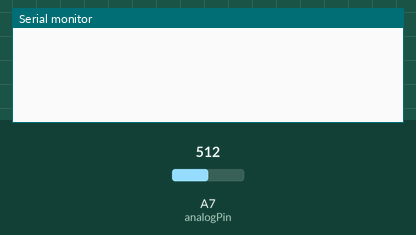
Bench run of a sketch on a simulated Arduino Nano, built with avr-gcc and run on an emulated ATmega328P. Shown: the last lines printed to the serial monitor. The test bench sets the inputs (shaded band); at power-on: A7 (analogPin) = 512.

Above: at 1.3 s.
1.4 s: A7 (analogPin) set to 716
At 5.5 s:
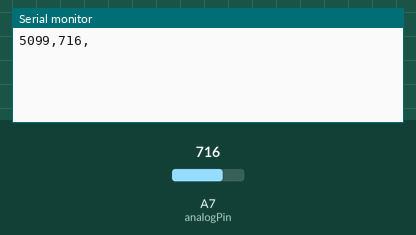
11.6 s: A7 (analogPin) set to 900
At 15.5 s:
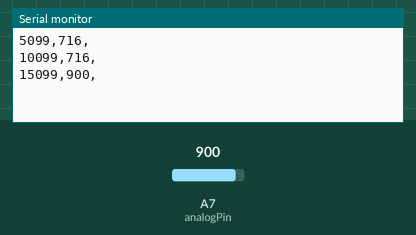
Timing chart, 0 to 17.0 s (numbered marks = the images above; inputs shaded):
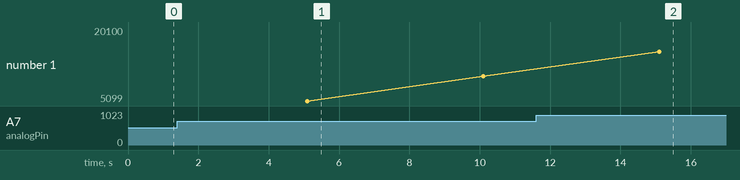

The sketch:

Timer_Pulse_Read.ino
```cpp
//Written partially by Kevin O'Brien with heavy lifting from https://github.com/khoih-prog/TimerInterrupt_Generic/tree/main/examples/NANO33BLE

//Intended for use on an nRF52-based Arduino Nano-33-BLE board
#define TIMER_INTERRRUPT_DEBUG 0
#define _TIMERINTERRUPT_LOGLEVEL_0

//Not a standard package but available in the Arduino IDE through the built-in installer.
#include "TimerInterrupt_Generic.h"

#define TIMER0_INTERVAL_MS 5 //5ms period = 200Hz sample rate
//Is toggled by timer and main loop
volatile bool reset0 = false;

static uint32_t last_millis = 0;

// Init NRF52 timer NRF_TIMER3
NRF52_MBED_Timer ITimer0(NRF_TIMER_3);

//Sets reset0 to false in the timer function to maintain consistent timing
void TimerHandler0()
{
  reset0 = true;
}

//Pulse sensor amped sense pin on Analog Pin 7
int analogPin = A7;
//Default ADC_val is set to higher than ADC max to mark as false reading
unsigned int ADC_val = 4096;

//Start a 115.2Kbaud serial connection, then attach the timer interrupt and configure for correct period.
void setup() {
  Serial.begin(115200);
  while(!Serial);
  delay(100);
  ITimer0.attachInterruptInterval(TIMER0_INTERVAL_MS * 1000, TimerHandler0);
}

//If reset0 has been toggled by the timer function, grab millis and combine with an ADC poll
//then print as a string and toggle reset0 back to false.
void loop() {
  // put your main code here, to run repeatedly:
  if(reset0){
    ADC_val = analogRead(analogPin);
    String out_str = String(millis())+","+String(ADC_val)+",";
    Serial.println(out_str);
    reset0 = false;
  }

}
```

Measured:
- after the input at 1.4 s, the serial monitor: prints a new line after 3.7 s (image 1)
- after the input at 11.6 s, the serial monitor: prints a new line after 3.5 s (image 2)
